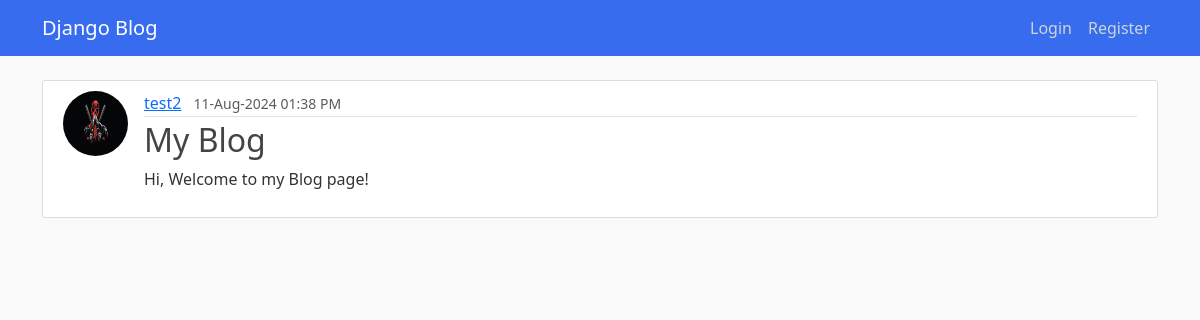
The app's page /post/31/ with its own data.
### blog/models.py (models this page shows, shortened)
class Post(models.Model):
    title = models.CharField(max_length=100)
    content = models.TextField()
    date_posted = models.DateTimeField(default=timezone.now)
    author = models.ForeignKey(User, on_delete=models.CASCADE)

### users/models.py (models this page shows, shortened)
class Profile(models.Model):
    user = models.OneToOneField(User, on_delete=models.CASCADE)
    image = models.ImageField(default="default.jpg", upload_to="profile_pics")

### blog/views.py (the view)
# urls.py: path("post/<int:pk>/", PostDetailView.as_view(), name="post-detail"),
class PostDetailView(DetailView):
    model = Post

### blog/templates/blog/post_detail.html (shortened to what this page needs)
{% extends 'blog/default.html' %}
{% block ui %}
            <article class="media content-section">
                <img class="rounded-circle article-img" src= "{{ object.author.profile.image.url }}">
  <div class="media-body">
    <div class="article-metadata">
      <a class="mr-2" href="{% url 'user-post' post.author.username %}">{{ object.author }}</a>
      <small class="text-muted">{{ object.date_posted | date:"d-M-Y h:i A" }}</small>
    </div>
    <h2  class="article-title">{{ object.title }}</h2>
    <p class="article-content">{{ object.content }}</p>
  </div>
</article>
{% endblock ui %}

### blog/static/blog/main.css (style rules this page uses)
body { background: #fafafa; color: #333333; margin-top: 5rem; }
h1, h2, h3, h4, h5, h6 { color: #444444; }
.content-section { background: #ffffff; padding: 10px 20px; border: 1px solid #dddddd; border-radius: 3px; margin-bottom: 20px; }
.article-title { color: #444444; }
.article-content { white-space: pre-line; }
.article-img { height: 65px; width: 65px; margin-right: 16px; }
.article-metadata { padding-bottom: 1px; margin-bottom: 4px; border-bottom: 1px solid #e3e3e3 }

### records on screen
Post: author.profile.image (placeholder picture), author "test2", date_posted "11-Aug-2024 01:38 PM", title "My Blog", content "Hi, Welcome to my Blog page!"
